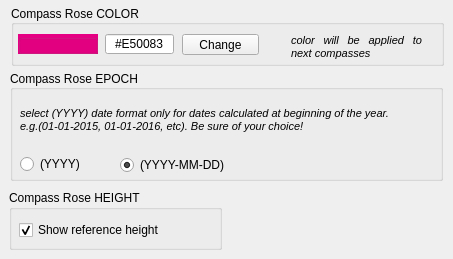
   <widget class="QWidget" name="Option_tab">
    <attribute name="title">
     <string>Options</string>
    </attribute>
    <widget class="QGroupBox" name="showColor_groupBox">
     <property name="geometry">
      <rect>
       <x>11</x>
       <y>5</y>
       <width>433</width>
       <height>61</height>
      </rect>
     </property>
     <property name="font">
      <font>
       <family>Arial</family>
       <pointsize>9</pointsize>
      </font>
     </property>
     <property name="title">
      <string>Compass Rose COLOR</string>
     </property>
     <property name="alignment">
      <set>Qt::AlignLeading|Qt::AlignLeft|Qt::AlignVCenter</set>
     </property>
     <property name="flat">
      <bool>false</bool>
     </property>
     <widget class="QLineEdit" name="color_lineEdit">
      <property name="enabled">
       <bool>true</bool>
      </property>
      <property name="geometry">
       <rect>
        <x>94</x>
        <y>29</y>
        <width>69</width>
        <height>20</height>
       </rect>
      </property>
      <property name="font">
       <font>
        <family>Arial</family>
        <pointsize>9</pointsize>
        <kerning>true</kerning>
       </font>
      </property>
      <property name="cursor">
       <cursorShape>IBeamCursor</cursorShape>
      </property>
      <property name="mouseTracking">
       <bool>false</bool>
      </property>
      <property name="focusPolicy">
       <enum>Qt::NoFocus</enum>
      </property>
      <property name="acceptDrops">
       <bool>false</bool>
      </property>
      <property name="whatsThis">
       <string/>
      </property>
      <property name="inputMethodHints">
       <set>Qt::ImhExclusiveInputMask</set>
      </property>
      <property name="inputMask">
       <string>&gt;\#HHHHHH</string>
      </property>
      <property name="text">
       <string>#E50083</string>
      </property>
      <property name="maxLength">
       <number>7</number>
      </property>
      <property name="frame">
       <bool>true</bool>
      </property>
      <property name="cursorPosition">
       <number>7</number>
      </property>
      <property name="alignment">
       <set>Qt::AlignCenter</set>
      </property>
      <property name="readOnly">
       <bool>true</bool>
      </property>
     </widget>
     <widget class="QLabel" name="color_label">
      <property name="geometry">
       <rect>
        <x>280</x>
        <y>26</y>
        <width>131</width>
        <height>31</height>
       </rect>
      </property>
      <property name="font">
       <font>
        <family>Arial</family>
        <pointsize>8</pointsize>
        <italic>true</italic>
        <kerning>true</kerning>
       </font>
      </property>
      <property name="frameShape">
       <enum>QFrame::NoFrame</enum>
      </property>
      <property name="text">
       <string>color will be applied to next compasses</string>
      </property>
      <property name="scaledContents">
       <bool>false</bool>
      </property>
      <property name="alignment">
       <set>Qt::AlignJustify|Qt::AlignVCenter</set>
      </property>
      <property name="wordWrap">
       <bool>true</bool>
      </property>
      <property name="buddy">
       <cstring></cstring>
      </property>
     </widget>
     <widget class="QToolButton" name="color_toolButton">
      <property name="geometry">
       <rect>
        <x>171</x>
        <y>29</y>
        <width>77</width>
        <height>21</height>
       </rect>
      </property>
      <property name="text">
       <string>Change</string>
      </property>
     </widget>
     <widget class="QGroupBox" name="color_groupBox">
      <property name="geometry">
       <rect>
        <x>7</x>
        <y>29</y>
        <width>80</width>
        <height>20</height>
       </rect>
      </property>
      <property name="styleSheet">
       <string notr="true">background-color: #E50083;</string>
      </property>
      <property name="title">
       <string/>
      </property>
     </widget>
    </widget>
    <widget class="QGroupBox" name="showDate_groupBox">
     <property name="enabled">
      <bool>true</bool>
     </property>
     <property name="geometry">
      <rect>
       <x>10</x>
       <y>70</y>
       <width>433</width>
       <height>111</height>
      </rect>
     </property>
     <property name="font">
      <font>
       <family>Arial</family>
       <pointsize>9</pointsize>
       <kerning>true</kerning>
      </font>
     </property>
     <property name="title">
      <string>Compass Rose EPOCH</string>
     </property>
     <property name="alignment">
      <set>Qt::AlignLeading|Qt::AlignLeft|Qt::AlignVCenter</set>
     </property>
     <property name="flat">
      <bool>false</bool>
     </property>
     <widget class="QLabel" name="date_label">
      <property name="geometry">
       <rect>
        <x>10</x>
        <y>25</y>
        <width>418</width>
        <height>50</height>
       </rect>
      </property>
      <property name="font">
       <font>
        <family>Arial</family>
        <pointsize>8</pointsize>
        <italic>true</italic>
        <kerning>true</kerning>
       </font>
      </property>
      <property name="text">
       <string>select (YYYY) date format only for dates calculated at beginning of the year.
e.g.(01-01-2015, 01-01-2016, etc). Be sure of your choice!</string>
      </property>
      <property name="scaledContents">
       <bool>false</bool>
      </property>
      <property name="alignment">
       <set>Qt::AlignJustify|Qt::AlignVCenter</set>
      </property>
      <property name="wordWrap">
       <bool>true</bool>
      </property>
      <property name="buddy">
       <cstring></cstring>
      </property>
     </widget>
     <widget class="QRadioButton" name="date1_radioButton">
      <property name="geometry">
       <rect>
        <x>10</x>
        <y>79</y>
        <width>87</width>
        <height>30</height>
       </rect>
      </property>
      <property name="font">
       <font>
        <family>Arial</family>
        <pointsize>9</pointsize>
        <kerning>true</kerning>
       </font>
      </property>
      <property name="text">
       <string>(YYYY)</string>
      </property>
     </widget>
     <widget class="QRadioButton" name="date2_radioButton">
      <property name="geometry">
       <rect>
        <x>110</x>
        <y>80</y>
        <width>131</width>
        <height>30</height>
       </rect>
      </property>
      <property name="font">
       <font>
        <family>Arial</family>
        <pointsize>9</pointsize>
        <kerning>true</kerning>
       </font>
      </property>
      <property name="text">
       <string>(YYYY-MM-DD)</string>
      </property>
      <property name="checked">
       <bool>true</bool>
      </property>
     </widget>
    </widget>
    <widget class="QGroupBox" name="showHeight_groupBox">
     <property name="geometry">
      <rect>
       <x>9</x>
       <y>190</y>
       <width>213</width>
       <height>60</height>
      </rect>
     </property>
     <property name="font">
      <font>
       <family>Arial</family>
       <pointsize>9</pointsize>
      </font>
     </property>
     <property name="title">
      <string>Compass Rose HEIGHT</string>
     </property>
     <property name="checked">
      <bool>false</bool>
     </property>
     <widget class="QCheckBox" name="height_checkBox">
      <property name="geometry">
       <rect>
        <x>10</x>
        <y>30</y>
        <width>191</width>
        <height>20</height>
       </rect>
      </property>
      <property name="font">
       <font>
        <family>Arial</family>
        <pointsize>9</pointsize>
       </font>
      </property>
      <property name="text">
       <string>Show reference height</string>
      </property>
      <property name="checked">
       <bool>true</bool>
      </property>
     </widget>
    </widget>
   </widget>
